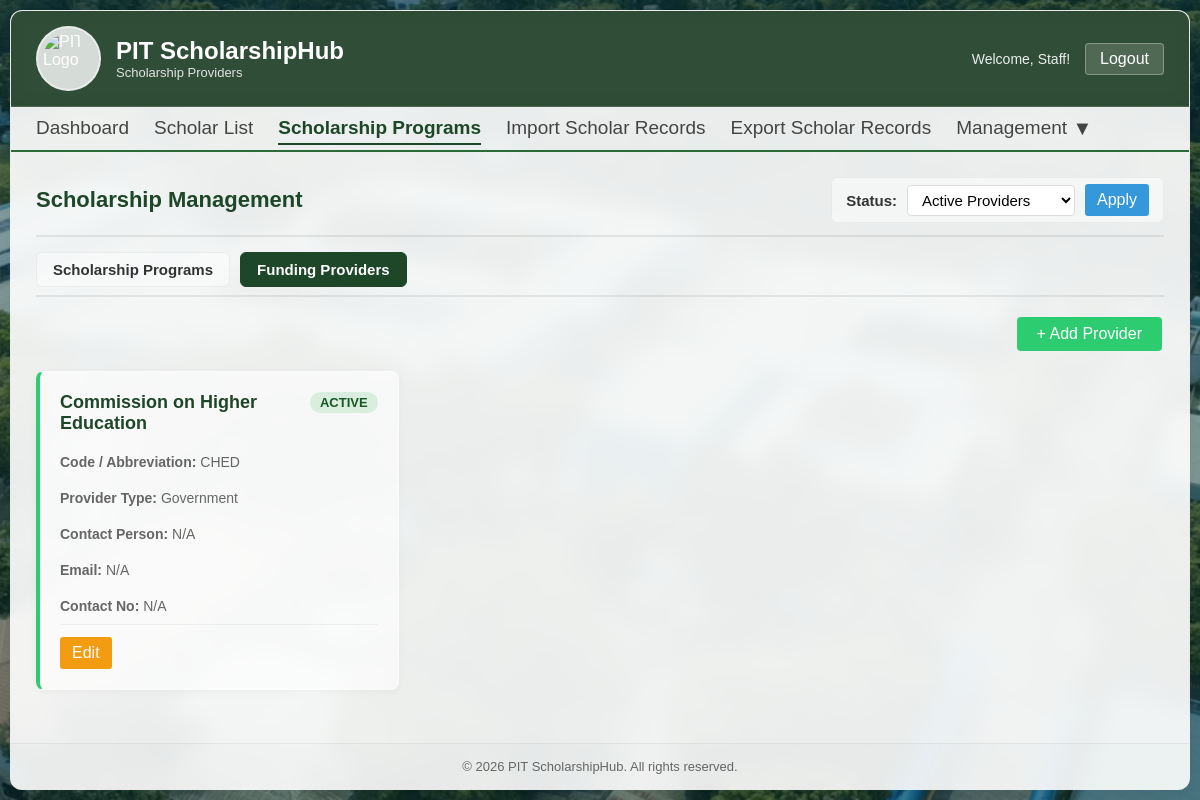
Page /admin/providers.php (signed in) on the committed database.
### tables this page shows
CREATE TABLE `providers` (
  `id` int(11) NOT NULL,
  `name` varchar(255) NOT NULL,
  `code` varchar(50) NOT NULL,
  `provider_type` varchar(255) NOT NULL,
  `contact_person` varchar(150) DEFAULT NULL,
  `email` varchar(150) DEFAULT NULL,
  `contact_num` varchar(50) DEFAULT NULL,
  `is_archived` tinyint(1) DEFAULT 0,
  `created_at` timestamp NOT NULL DEFAULT current_timestamp()
);

### includes/check_permission.php (called while the page is built, shortened)
<?php
function hasPermission($conn, $user_id, $page, $action) {
    $sql = "SELECT role FROM scholarship_users WHERE id = ?";
    $stmt = $conn->prepare($sql);
    $stmt->bind_param("i", $user_id);
    $stmt->execute();
    $result = $stmt->get_result();
    if ($row = $result->fetch_assoc()) {
        if ($row['role'] === 'admin') return true;
    }
    $permissions = getUserPermissions($conn, $user_id);
    return isset($permissions[$page]) && in_array($action, $permissions[$page]);
}
function getUserPermissions($conn, $user_id) {
    $sql = "SELECT permissions FROM scholarship_users WHERE id = ?";
    $stmt = $conn->prepare($sql);
    $stmt->bind_param("i", $user_id);
    $stmt->execute();
    $result = $stmt->get_result();
    if ($row = $result->fetch_assoc()) {
        $perms = json_decode($row['permissions'], true);
        return is_array($perms) ? $perms : [];
    }
    return [];
}
    ?>

### admin/providers.php (the view, shortened to what this page needs)
<?php
include __DIR__ . "/../includes/conn.php";
include '../includes/check_permission.php';
$archive_filter = $_SESSION['provider_archive_filter'] ?? '0';
if ($archive_filter === '1') {
    $providers_sql = "SELECT * FROM providers WHERE is_archived = 1 ORDER BY name ASC";
} elseif ($archive_filter === 'all') {
    $providers_sql = "SELECT * FROM providers ORDER BY name ASC";
} else {
    $providers_sql = "SELECT * FROM providers WHERE is_archived = 0 ORDER BY name ASC";
}
$providers_stmt = $conn->prepare($providers_sql);
$providers_stmt->execute();
$providers_result = $providers_stmt->get_result();
?>
<!DOCTYPE html>
<html>
<head>
    <link rel="stylesheet" href="../assets/css/scholarship_program.css?v=<?= filemtime('../assets/css/scholarship_program.css') ?>">
    <link rel="stylesheet" href="../assets/css/modals.css">
</head>
<body>
    <div class="container">
        <div class="header">
            <div class="header-left">
                <img src="../assets/images/PIT%20LOGO.png" alt="PIT Logo">
                <div>
                    <h1>PIT ScholarshipHub</h1>
                    <p>Scholarship Providers</p>
                </div>
            </div>
            <div class="header-right">
                <span class="welcome-text">Welcome, <?= $_SESSION['role'] === 'admin' ? 'Admin!' : 'Staff!' ?></span>
                <form action="../functions/logout.php" method="post" style="display: inline;">
                    <button type="submit" class="logout-btn" onclick="return confirmAction(event, 'Are you sure you want to log out?', 'Logout', 'danger')">Logout</button>
                </form>
            </div>
        </div>
        <?php include __DIR__ . "/../includes/navigation.php"; ?>
        <div class="page-content">
            <div class="page-header">
                <h2>Scholarship Management</h2>
                <form action="providers.php" method="POST" class="school-year-selector">
                    <label for="archive_status"><strong>Status:</strong></label>
                    <select name="archive_status" id="archive_status">
                        <option value="0" <?= $archive_filter === '0' ? 'selected' : '' ?>>Active Providers</option>
                    </select>
                    <button type="submit" name="apply_filters" class="btn btn-sm btn-primary">Apply</button>
                </form>
            </div>
            <div class="sub-nav">
                <a href="scholarship_program.php" class="sub-nav-item">Scholarship Programs</a>
                <a href="providers.php" class="sub-nav-item active">Funding Providers</a>
            </div>
            <div class="action-row">
                <div class="action-row-right">
                    <?php if (hasPermission($conn, $_SESSION['user_id'], 'scholarship_programs', 'add')) : ?>
                        <a href="add_provider.php" class="btn btn-success">+ Add Provider</a>
                    <?php endif; ?>
                </div>
            </div>
            <?php if ($providers_result->num_rows > 0) : ?>
                <div class="programs-grid">
                    <?php while ($row = $providers_result->fetch_assoc()) :
                        $is_archived = (int) $row['is_archived'] === 1;
                        $card_status_class = $is_archived ? "status-inactive" : "status-active";
                        $badge_class = $is_archived ? 'inactive' : 'active';
                        $badge_text = $is_archived ? 'Archived' : 'Active';
                    ?>
                        <div class="program-card <?= $card_status_class ?>">
                            <div class="program-header">
                                <h3><?= htmlspecialchars($row['name']) ?></h3>
                                <span class="program-status <?= $badge_class ?>">
                                    <?= $badge_text ?>
                                </span>
                            </div>
                            <div class="program-code">
                                <strong>Code / Abbreviation:</strong> <?= htmlspecialchars($row['code']) ?>
                            </div>
                            <div class="program-code">
                                <strong>Provider Type:</strong> <?= htmlspecialchars($row['provider_type']) ?>
                            </div>
                            <div class="program-code">
                                <strong>Contact Person:</strong> <?= !empty($row['contact_person']) ? htmlspecialchars($row['contact_person']) : 'N/A' ?>
                            </div>
                            <div class="program-code">
                                <strong>Email:</strong> <?= !empty($row['email']) ? htmlspecialchars($row['email']) : 'N/A' ?>
                            </div>
                            <div class="program-code">
                                <strong>Contact No:</strong> <?= !empty($row['contact_num']) ? htmlspecialchars($row['contact_num']) : 'N/A' ?>
                            </div>
                            <div class="program-actions">
                                <?php if (hasPermission($conn, $_SESSION['user_id'], 'scholarship_programs', 'edit')) : ?>
                                    <a href="edit_provider.php?id=<?= $row['id'] ?>" class="btn-sm btn-edit">Edit</a>
                                <?php endif; ?>
                            </div>
                        </div>
                    <?php endwhile; ?>
                </div>
            <?php endif; ?>
        </div>
        <div class="footer">
            © 2026 PIT ScholarshipHub. All rights reserved.
        </div>
    </div>
</body>
</html>

### rows in the picture
providers: name "Commission on Higher Education", is_archived "ACTIVE", code "CHED", provider_type "Government", contact_person "N/A", email "N/A", contact_num "N/A"
